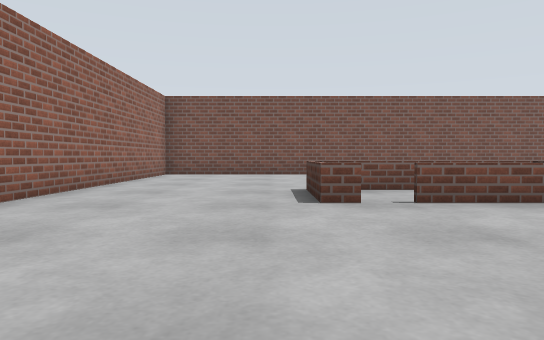
[1] (above)

24 first-person views from a walk through a world built for the Gazebo simulator. The camera is 0.58 m above the floor, tilts 2° down and sees 70° across. The floor is counted in squares, 1 m on a side. Each view is taken from the middle of a square. On the plan, view 1 faces up. The plan holds only what a view shows up to about 10 squares ahead; the rest is blank.

[2]
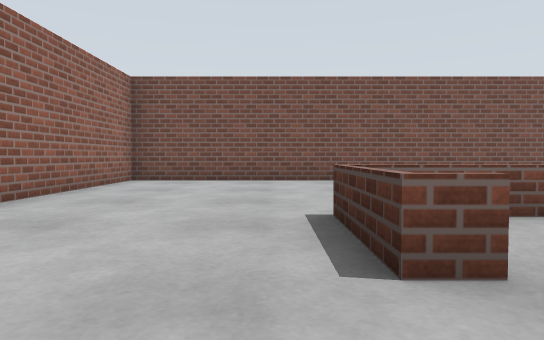

[3]
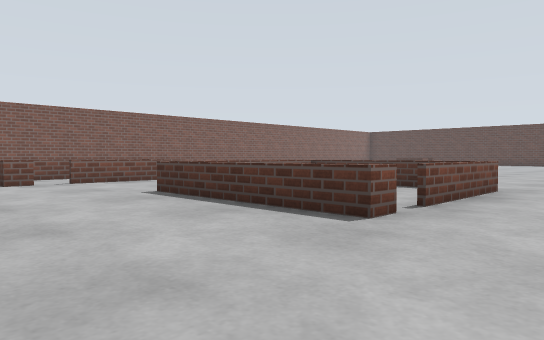

[4]
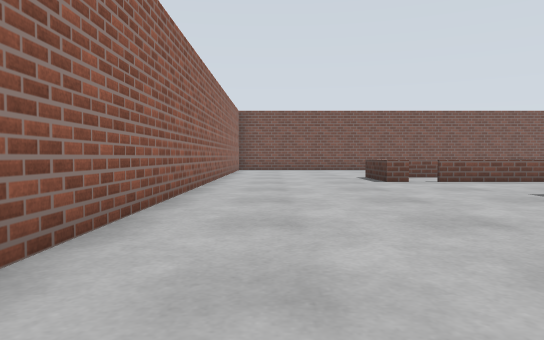

[5]
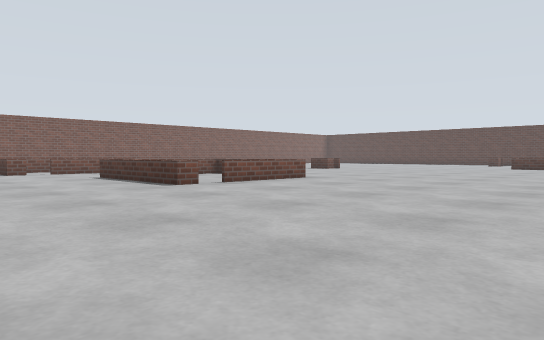

[6]
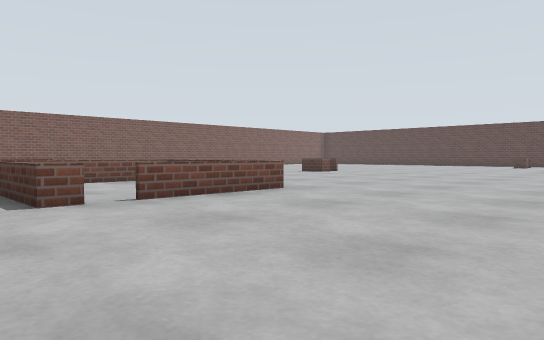

[7]
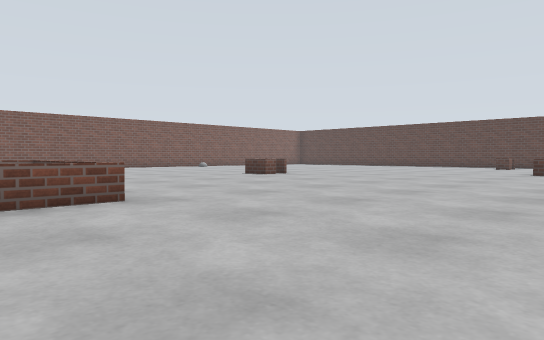

[8]
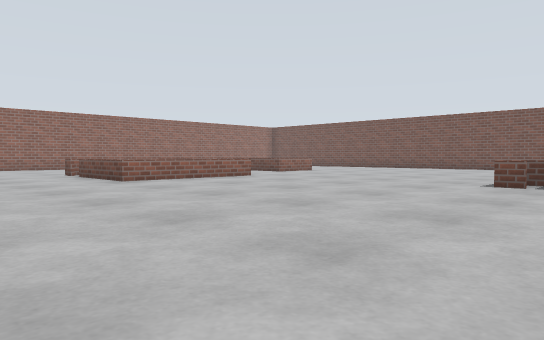

[9]
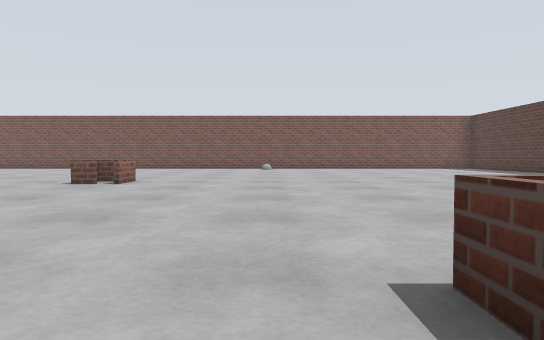

[10]
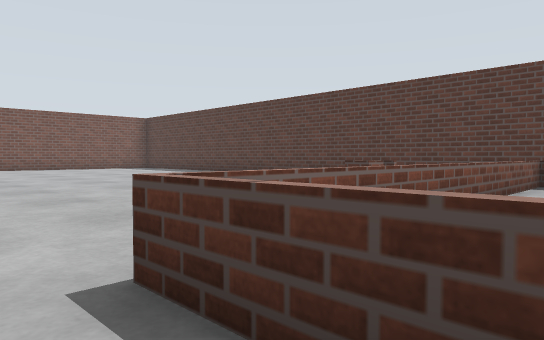

[11]
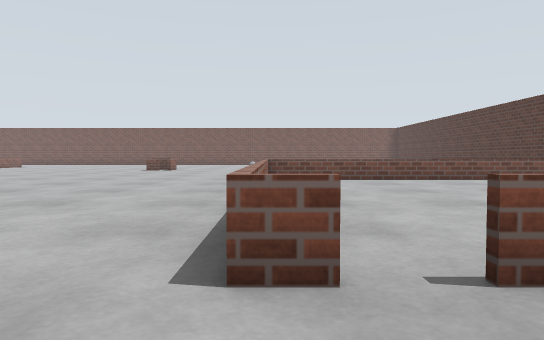

[12]
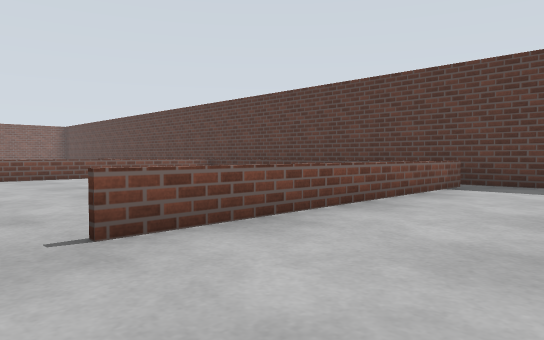

[13]
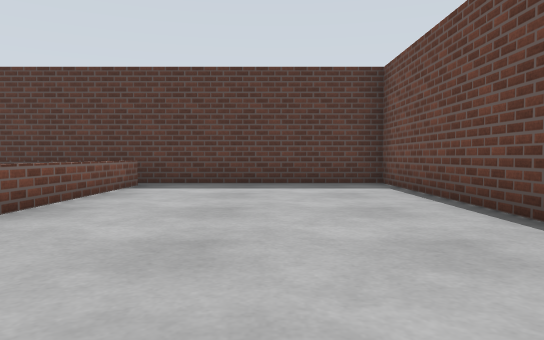

[14]
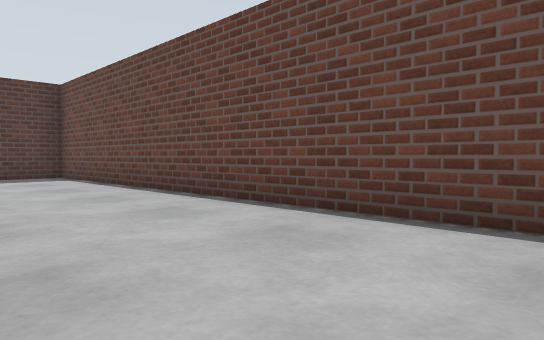

[15]
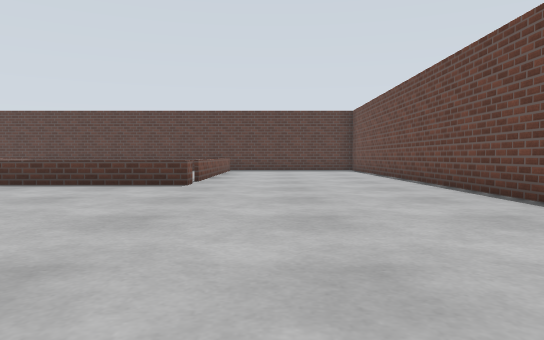

[16]
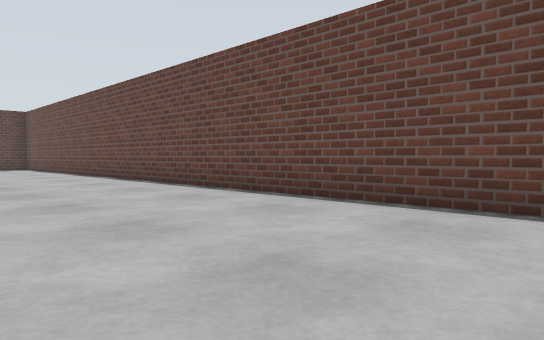

[17]
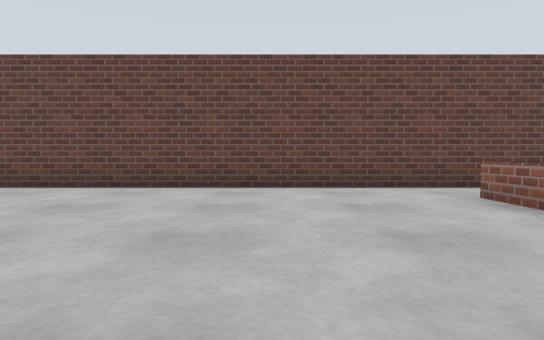

[18]
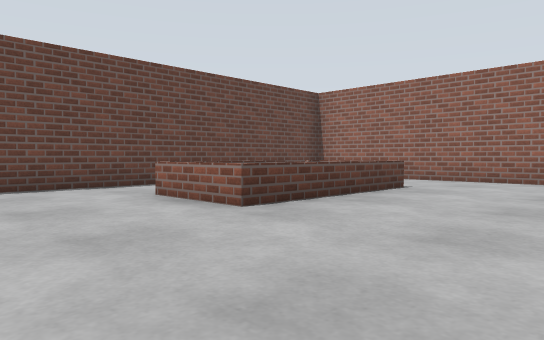

[19]
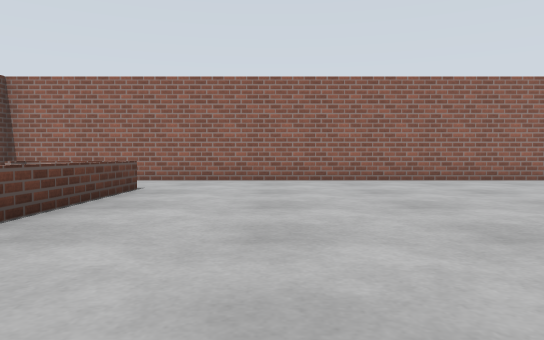

[20]
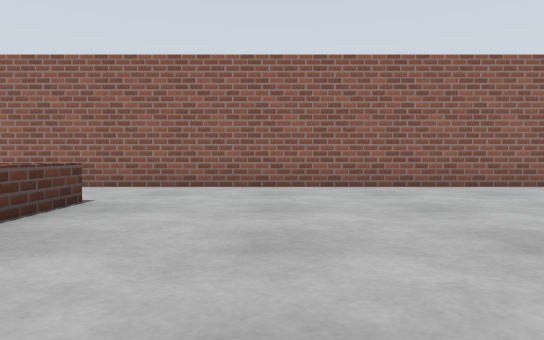

[21]
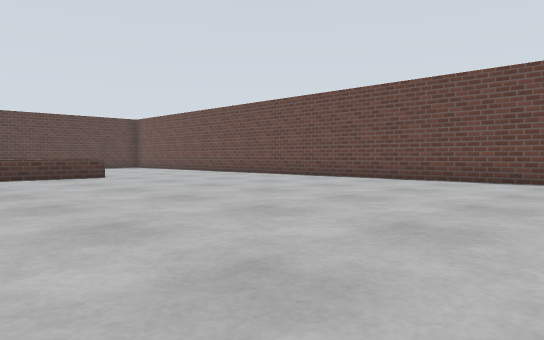

[22]
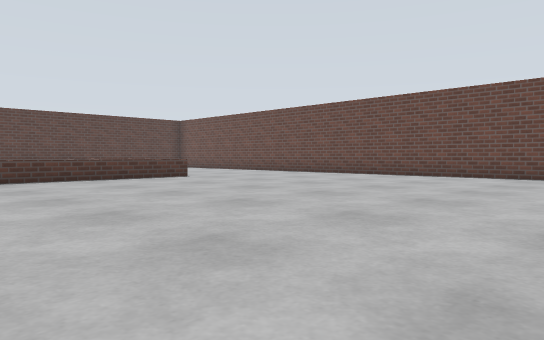

[23]
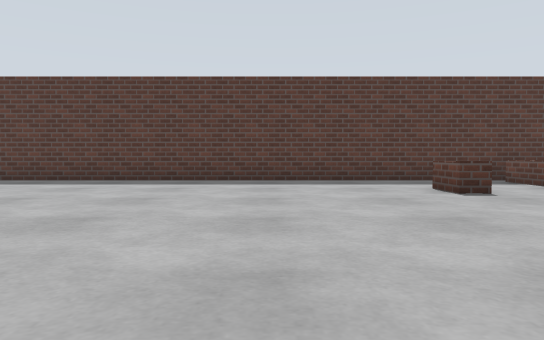

[24]
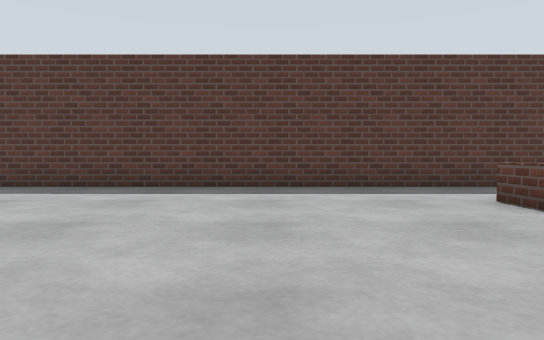

### Floor plan
Key: @ floor where view 1 was taken; # wall or solid block; x gap in a wall; . floor; = window, fence, low wall or low ledge.
Columns run from 4 left of view 1 to 27 right of it. Each row starts with its distance up from view 1.
 13 ############
 12 #.....
 11 #.....
 10 #.....
  9 #.....
  8 #.....                         #
  7 #....====                    ..#
  6 #....=##=                   ...#
  5 #....====              .. .....#
  4 #........     ... .............#
  3 #.......      ...==............#
  2 #.....===== .....=.............#
  1 #.....=...= ...................#
  0 #...@.=...=....................#
 -1 #.....=...=....................#
 -2 #.....=.===............. ..==..#
 -3 #.......................  .....#
 -4 # ....................========##
 -5 #.....................=#      #
 -6 #.....................=....   #
 -7 #.....................=....
 -8 #.....................=...
 -9 #........  ...........=...
-10 #.....................=..     #
-11 #.....................=..     #
-12 #.....................=x======##
-13 #..=====.......................#
-14 #..=   =.......................#
-15 #  = ===.......................#
-16 #      ........................#
-17 #     .........................#
-18    #############################

Positions as (right, up) in squares from view 1, and headings:
1: (0, 0), facing up
2: (0, 3), facing up
3: (-1, -4), facing up-right
4: (-2, -4), facing up
5: (-2, -9), facing up-right
6: (1, -7), facing up-right
7: (4, -7), facing up-right
8: (15, -6), facing up-left
9: (17, -6), facing up
10: (17, -6), facing up-right
11: (18, -14), facing up
12: (18, -15), facing up-right
13: (18, -15), facing right
14: (15, -14), facing down-right
15: (10, -14), facing right
16: (7, -13), facing down-right
17: (6, -10), facing down
18: (6, -10), facing down-left
19: (6, -11), facing left
20: (4, -11), facing left
21: (7, -8), facing down-right
22: (8, -6), facing down-right
23: (17, 1), facing right
24: (19, 1), facing right
